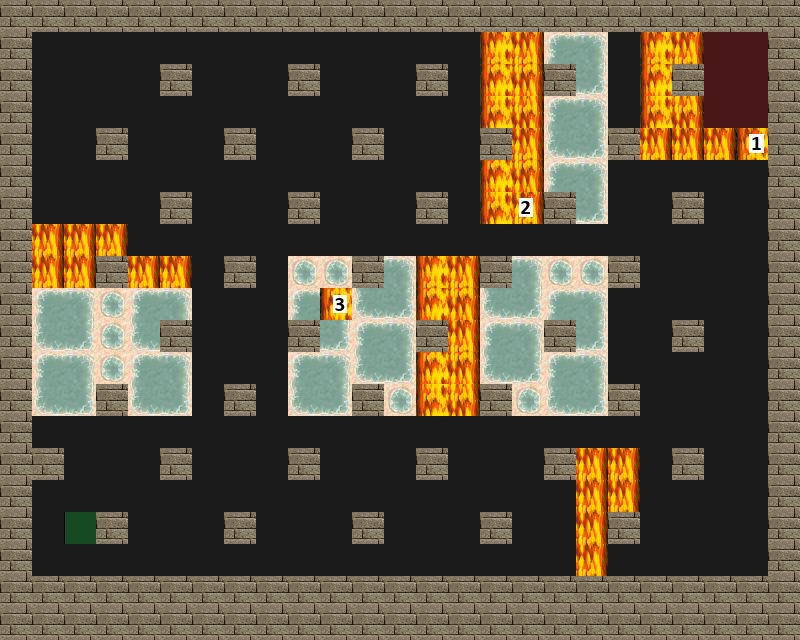

Rendered tile map (Tiled .tmx) drawn with the repository's tilesets; below, a short description and the full map source, tile grids included:
An orthogonal 25x20 tile map with 32x32 px tiles, 4 tile layers (Road, Trap, Wall, Utility), 4 tilesets.

<map version="1.0" tiledversion="1.1.5" orientation="orthogonal" renderorder="right-down" width="25" height="20" tilewidth="32" tileheight="32" infinite="0" nextobjectid="1">
 <tileset firstgid="1" source="tilesets/meta.tsx" />
 <tileset firstgid="3" source="tilesets/road.tsx" />
 <tileset firstgid="4" source="tilesets/traps.tsx" />
 <tileset firstgid="196" source="tilesets/wallsandroofs.tsx" />
 <layer name="Road" width="25" height="20">
  <data encoding="csv">
3,3,3,3,3,3,3,3,3,3,3,3,3,3,3,3,3,3,3,3,3,3,3,3,3,
3,3,3,3,3,3,3,3,3,3,3,3,3,3,3,3,3,3,3,3,3,3,3,3,3,
3,3,3,3,3,3,3,3,3,3,3,3,3,3,3,3,3,3,3,3,3,3,3,3,3,
3,3,3,3,3,3,3,3,3,3,3,3,3,3,3,3,3,3,3,3,3,3,3,3,3,
3,3,3,3,3,3,3,3,3,3,3,3,3,3,3,3,3,3,3,3,3,3,3,3,3,
3,3,3,3,3,3,3,3,3,3,3,3,3,3,3,3,3,3,3,3,3,3,3,3,3,
3,3,3,3,3,3,3,3,3,3,3,3,3,3,3,3,3,3,3,3,3,3,3,3,3,
3,3,3,3,3,3,3,3,3,3,3,3,3,3,3,3,3,3,3,3,3,3,3,3,3,
3,3,3,3,3,3,3,3,3,3,3,3,3,3,3,3,3,3,3,3,3,3,3,3,3,
3,3,3,3,3,3,3,3,3,3,3,3,3,3,3,3,3,3,3,3,3,3,3,3,3,
3,3,3,3,3,3,3,3,3,3,3,3,3,3,3,3,3,3,3,3,3,3,3,3,3,
3,3,3,3,3,3,3,3,3,3,3,3,3,3,3,3,3,3,3,3,3,3,3,3,3,
3,3,3,3,3,3,3,3,3,3,3,3,3,3,3,3,3,3,3,3,3,3,3,3,3,
3,3,3,3,3,3,3,3,3,3,3,3,3,3,3,3,3,3,3,3,3,3,3,3,3,
3,3,3,3,3,3,3,3,3,3,3,3,3,3,3,3,3,3,3,3,3,3,3,3,3,
3,3,3,3,3,3,3,3,3,3,3,3,3,3,3,3,3,3,3,3,3,3,3,3,3,
3,3,3,3,3,3,3,3,3,3,3,3,3,3,3,3,3,3,3,3,3,3,3,3,3,
3,3,3,3,3,3,3,3,3,3,3,3,3,3,3,3,3,3,3,3,3,3,3,3,3,
3,3,3,3,3,3,3,3,3,3,3,3,3,3,3,3,3,3,3,3,3,3,3,3,3,
3,3,3,3,3,3,3,3,3,3,3,3,3,3,3,3,3,3,3,3,3,3,3,3,3
</data>
 </layer>
 <layer name="Trap" width="25" height="20">
  <data encoding="csv">
0,0  ,0  ,0  ,0  ,0  ,0  ,0  ,0  ,0  ,0  ,0  ,0  ,0  ,0  ,0  ,0  ,0  ,0  ,0  ,0  ,0  ,0  ,0  ,0  ,
0,0  ,0  ,0  ,0  ,0  ,0  ,0  ,0  ,0  ,0  ,0  ,0  ,0  ,0  ,162,163,80,81,0  ,162,163,0  ,0  ,0  ,
0,0  ,0  ,0  ,0  ,0  ,0  ,0  ,0  ,0  ,0  ,0  ,0  ,0  ,0  ,178,179,96,97,0  ,178,179,0  ,0  ,0  ,
0,0  ,0  ,0  ,0  ,0  ,0  ,0  ,0  ,0  ,0  ,0  ,0  ,0  ,0  ,194,195,80,81,0  ,194,195,0  ,0  ,0  ,
0,0  ,0  ,0  ,0  ,0  ,0  ,0  ,0  ,0  ,0  ,0  ,0  ,0  ,0  ,162,163,96,97,0  ,163,163,163,160,0  ,
0,0  ,0  ,0  ,0  ,0  ,0  ,0  ,0  ,0  ,0  ,0  ,0  ,0  ,0  ,178,179,80,81,0  ,0  ,0  ,0  ,0  ,0  ,
0,0  ,0  ,0  ,0  ,0  ,0  ,0  ,0  ,0  ,0  ,0  ,0  ,0  ,0  ,194,161,96,97,0  ,0  ,0  ,0  ,0  ,0  ,
0,163,163,163,0  ,0  ,0  ,0  ,0  ,0  ,0  ,0  ,0  ,0  ,0  ,0  ,0  ,0  ,0  ,0  ,0  ,0  ,0  ,0  ,0  ,
0,163,163,163,163,163,0  ,0  ,0  ,62,62,80,81,162,163,80,81,62,62,0  ,0  ,0  ,0  ,0  ,0  ,
0,80,81,62,80,81,0  ,0  ,0  ,80,176,96,97,178,179,96,97,80,81,0  ,0  ,0  ,0  ,0  ,0  ,
0,96,97,62,96,97,0  ,0  ,0  ,96,97,80,81,162,163,80,81,96,97,0  ,0  ,0  ,0  ,0  ,0  ,
0,80,81,62,80,81,0  ,0  ,0  ,80,81,96,97,178,179,96,97,80,81,0  ,0  ,0  ,0  ,0  ,0  ,
0,96,97,62,96,97,0  ,0  ,0  ,96,97,62,62,194,195,62,62,96,97,0  ,0  ,0  ,0  ,0  ,0  ,
0,0  ,0  ,0  ,0  ,0  ,0  ,0  ,0  ,0  ,0  ,0  ,0  ,0  ,0  ,0  ,0  ,0  ,0  ,0  ,0  ,0  ,0  ,0  ,0  ,
0,0  ,0  ,0  ,0  ,0  ,0  ,0  ,0  ,0  ,0  ,0  ,0  ,0  ,0  ,0  ,0  ,0  ,163,163,0  ,0  ,0  ,0  ,0  ,
0,0  ,0  ,0  ,0  ,0  ,0  ,0  ,0  ,0  ,0  ,0  ,0  ,0  ,0  ,0  ,0  ,0  ,163,163,0  ,0  ,0  ,0  ,0  ,
0,0  ,0  ,0  ,0  ,0  ,0  ,0  ,0  ,0  ,0  ,0  ,0  ,0  ,0  ,0  ,0  ,0  ,163,163,0  ,0  ,0  ,0  ,0  ,
0,0  ,0  ,0  ,0  ,0  ,0  ,0  ,0  ,0  ,0  ,0  ,0  ,0  ,0  ,0  ,0  ,0  ,163,0  ,0  ,0  ,0  ,0  ,0  ,
0,0  ,0  ,0  ,0  ,0  ,0  ,0  ,0  ,0  ,0  ,0  ,0  ,0  ,0  ,0  ,0  ,0  ,0  ,0  ,0  ,0  ,0  ,0  ,0  ,
0,0  ,0  ,0  ,0  ,0  ,0  ,0  ,0  ,0  ,0  ,0  ,0  ,0  ,0  ,0  ,0  ,0  ,0  ,0  ,0  ,0  ,0  ,0  ,0  
</data>
 </layer>
 <layer name="Wall" width="25" height="20">
  <data encoding="csv">
261,261,261,261,261,261,261,261,261,261,261,261,261,261,261,261,261,261,261,261,261,261,261,261,261,
261,0  ,0  ,0  ,0  ,0  ,0  ,0  ,0  ,0  ,0  ,0  ,0  ,0  ,0  ,0  ,0  ,0  ,0  ,0  ,0  ,0  ,0  ,0  ,261,
261,0  ,0  ,0  ,0  ,261,0  ,0  ,0  ,261,0  ,0  ,0  ,261,0  ,0  ,0  ,261,0  ,0  ,0  ,261,0  ,0  ,261,
261,0  ,0  ,0  ,0  ,0  ,0  ,0  ,0  ,0  ,0  ,0  ,0  ,0  ,0  ,0  ,0  ,0  ,0  ,0  ,0  ,0  ,0  ,0  ,261,
261,0  ,0  ,261,0  ,0  ,0  ,261,0  ,0  ,0  ,261,0  ,0  ,0  ,261,0  ,0  ,0  ,261,0  ,0  ,0  ,0  ,261,
261,0  ,0  ,0  ,0  ,0  ,0  ,0  ,0  ,0  ,0  ,0  ,0  ,0  ,0  ,0  ,0  ,0  ,0  ,0  ,0  ,0  ,0  ,0  ,261,
261,0  ,0  ,0  ,0  ,261,0  ,0  ,0  ,261,0  ,0  ,0  ,261,0  ,0  ,0  ,261,0  ,0  ,0  ,261,0  ,0  ,261,
261,0  ,0  ,0  ,0  ,0  ,0  ,0  ,0  ,0  ,0  ,0  ,0  ,0  ,0  ,0  ,0  ,0  ,0  ,0  ,0  ,0  ,0  ,0  ,261,
261,0  ,0  ,261,0  ,0  ,0  ,261,0  ,0  ,0  ,261,0  ,0  ,0  ,261,0  ,0  ,0  ,261,0  ,0  ,0  ,0  ,261,
261,0  ,0  ,0  ,0  ,0  ,0  ,0  ,0  ,0  ,0  ,0  ,0  ,0  ,0  ,0  ,0  ,0  ,0  ,0  ,0  ,0  ,0  ,0  ,261,
261,0  ,0  ,0  ,0  ,261,0  ,0  ,0  ,261,0  ,0  ,0  ,261,0  ,0  ,0  ,261,0  ,0  ,0  ,261,0  ,0  ,261,
261,0  ,0  ,0  ,0  ,0  ,0  ,0  ,0  ,0  ,0  ,0  ,0  ,0  ,0  ,0  ,0  ,0  ,0  ,0  ,0  ,0  ,0  ,0  ,261,
261,0  ,0  ,261,0  ,0  ,0  ,261,0  ,0  ,0  ,261,0  ,0  ,0  ,261,0  ,0  ,0  ,261,0  ,0  ,0  ,0  ,261,
261,0  ,0  ,0  ,0  ,0  ,0  ,0  ,0  ,0  ,0  ,0  ,0  ,0  ,0  ,0  ,0  ,0  ,0  ,0  ,0  ,0  ,0  ,0  ,261,
261,261,0  ,0  ,0  ,261,0  ,0  ,0  ,261,0  ,0  ,0  ,261,0  ,0  ,0  ,261,0  ,0  ,0  ,261,0  ,0  ,261,
261,0  ,0  ,0  ,0  ,0  ,0  ,0  ,0  ,0  ,0  ,0  ,0  ,0  ,0  ,0  ,0  ,0  ,0  ,0  ,0  ,0  ,0  ,0  ,261,
261,0  ,0  ,261,0  ,0  ,0  ,261,0  ,0  ,0  ,261,0  ,0  ,0  ,261,0  ,0  ,0  ,261,0  ,0  ,0  ,0  ,261,
261,0  ,0  ,0  ,0  ,0  ,0  ,0  ,0  ,0  ,0  ,0  ,0  ,0  ,0  ,0  ,0  ,0  ,0  ,0  ,0  ,0  ,0  ,0  ,261,
261,261,261,261,261,261,261,261,261,261,261,261,261,261,261,261,261,261,261,261,261,261,261,261,261,
261,261,261,261,261,261,261,261,261,261,261,261,261,261,261,261,261,261,261,261,261,261,261,261,261
</data>
 </layer>
 <layer name="Utility" width="25" height="20">
  <data encoding="csv">
0,0  ,0  ,0  ,0  ,0  ,0  ,0  ,0  ,0  ,0  ,0  ,0  ,0  ,0  ,0  ,0  ,0  ,0  ,0  ,0  ,0  ,0  ,0  ,0  ,
0,0  ,0  ,0  ,0  ,0  ,0  ,0  ,0  ,0  ,0  ,0  ,0  ,0  ,0  ,0  ,0  ,0  ,0  ,0  ,0  ,0  ,1,1,0  ,
0,0  ,0  ,0  ,0  ,0  ,0  ,0  ,0  ,0  ,0  ,0  ,0  ,0  ,0  ,0  ,0  ,0  ,0  ,0  ,0  ,0  ,1,1,0  ,
0,0  ,0  ,0  ,0  ,0  ,0  ,0  ,0  ,0  ,0  ,0  ,0  ,0  ,0  ,0  ,0  ,0  ,0  ,0  ,0  ,0  ,1,1,0  ,
0,0  ,0  ,0  ,0  ,0  ,0  ,0  ,0  ,0  ,0  ,0  ,0  ,0  ,0  ,0  ,0  ,0  ,0  ,0  ,0  ,0  ,0  ,0  ,0  ,
0,0  ,0  ,0  ,0  ,0  ,0  ,0  ,0  ,0  ,0  ,0  ,0  ,0  ,0  ,0  ,0  ,0  ,0  ,0  ,0  ,0  ,0  ,0  ,0  ,
0,0  ,0  ,0  ,0  ,0  ,0  ,0  ,0  ,0  ,0  ,0  ,0  ,0  ,0  ,0  ,0  ,0  ,0  ,0  ,0  ,0  ,0  ,0  ,0  ,
0,0  ,0  ,0  ,0  ,0  ,0  ,0  ,0  ,0  ,0  ,0  ,0  ,0  ,0  ,0  ,0  ,0  ,0  ,0  ,0  ,0  ,0  ,0  ,0  ,
0,0  ,0  ,0  ,0  ,0  ,0  ,0  ,0  ,0  ,0  ,0  ,0  ,0  ,0  ,0  ,0  ,0  ,0  ,0  ,0  ,0  ,0  ,0  ,0  ,
0,0  ,0  ,0  ,0  ,0  ,0  ,0  ,0  ,0  ,0  ,0  ,0  ,0  ,0  ,0  ,0  ,0  ,0  ,0  ,0  ,0  ,0  ,0  ,0  ,
0,0  ,0  ,0  ,0  ,0  ,0  ,0  ,0  ,0  ,0  ,0  ,0  ,0  ,0  ,0  ,0  ,0  ,0  ,0  ,0  ,0  ,0  ,0  ,0  ,
0,0  ,0  ,0  ,0  ,0  ,0  ,0  ,0  ,0  ,0  ,0  ,0  ,0  ,0  ,0  ,0  ,0  ,0  ,0  ,0  ,0  ,0  ,0  ,0  ,
0,0  ,0  ,0  ,0  ,0  ,0  ,0  ,0  ,0  ,0  ,0  ,0  ,0  ,0  ,0  ,0  ,0  ,0  ,0  ,0  ,0  ,0  ,0  ,0  ,
0,0  ,0  ,0  ,0  ,0  ,0  ,0  ,0  ,0  ,0  ,0  ,0  ,0  ,0  ,0  ,0  ,0  ,0  ,0  ,0  ,0  ,0  ,0  ,0  ,
0,0  ,0  ,0  ,0  ,0  ,0  ,0  ,0  ,0  ,0  ,0  ,0  ,0  ,0  ,0  ,0  ,0  ,0  ,0  ,0  ,0  ,0  ,0  ,0  ,
0,0  ,0  ,0  ,0  ,0  ,0  ,0  ,0  ,0  ,0  ,0  ,0  ,0  ,0  ,0  ,0  ,0  ,0  ,0  ,0  ,0  ,0  ,0  ,0  ,
0,0  ,2,0  ,0  ,0  ,0  ,0  ,0  ,0  ,0  ,0  ,0  ,0  ,0  ,0  ,0  ,0  ,0  ,0  ,0  ,0  ,0  ,0  ,0  ,
0,0  ,0  ,0  ,0  ,0  ,0  ,0  ,0  ,0  ,0  ,0  ,0  ,0  ,0  ,0  ,0  ,0  ,0  ,0  ,0  ,0  ,0  ,0  ,0  ,
0,0  ,0  ,0  ,0  ,0  ,0  ,0  ,0  ,0  ,0  ,0  ,0  ,0  ,0  ,0  ,0  ,0  ,0  ,0  ,0  ,0  ,0  ,0  ,0  ,
0,0  ,0  ,0  ,0  ,0  ,0  ,0  ,0  ,0  ,0  ,0  ,0  ,0  ,0  ,0  ,0  ,0  ,0  ,0  ,0  ,0  ,0  ,0  ,0  
</data>
 </layer>
</map>
